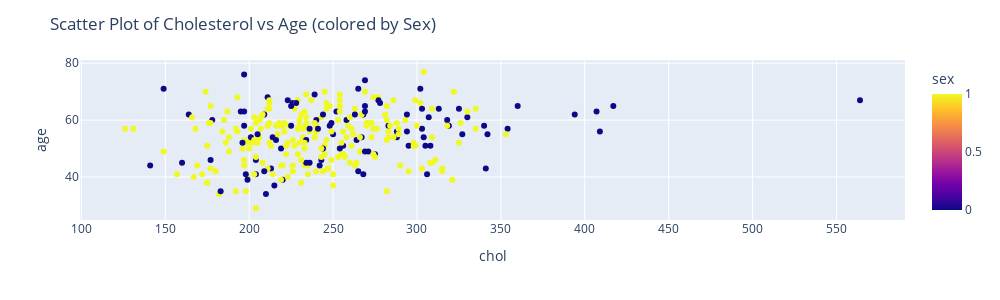

The cell this chart's notebook holds for it:
### Code cell
import plotly.express as px

fig = px.scatter(df, x='chol', y='age', color='sex')
fig.update_layout(width=1000, height=300)
fig.update_layout(title_text="Scatter Plot of Cholesterol vs Age (colored by Sex)")
fig.show()

### Figure 1 — Plotly figure (JSON) as saved in the notebook; plotly's stock layout.template omitted (floating-point values rounded to 4 significant figures; data arrays with more than 128 entries replaced by an {"elided": "..."} marker saying what was removed)
{"data": [{"hovertemplate": "chol=%{x}<br>age=%{y}<br>sex=%{marker.color}<extra></extra>", "legendgroup": "", "marker": {"color": {"elided": "303 int values"}, "coloraxis": "coloraxis", "symbol": "circle"}, "mode": "markers", "name": "", "orientation": "v", "showlegend": false, "type": "scatter", "x": {"elided": "303 int values"}, "xaxis": "x", "y": {"elided": "303 int values"}, "yaxis": "y"}], "layout": {"coloraxis": {"colorbar": {"title": {"text": "sex"}}, "colorscale": [[0, "#0d0887"], [0.1111, "#46039f"], [0.2222, "#7201a8"], [0.3333, "#9c179e"], [0.4444, "#bd3786"], [0.5556, "#d8576b"], [0.6667, "#ed7953"], [0.7778, "#fb9f3a"], [0.8889, "#fdca26"], [1, "#f0f921"]]}, "height": 300, "legend": {"tracegroupgap": 0}, "margin": {"t": 60}, "title": {"text": "Scatter Plot of Cholesterol vs Age (colored by Sex)"}, "width": 1000, "xaxis": {"anchor": "y", "domain": [0, 1], "title": {"text": "chol"}}, "yaxis": {"anchor": "x", "domain": [0, 1], "title": {"text": "age"}}}}
